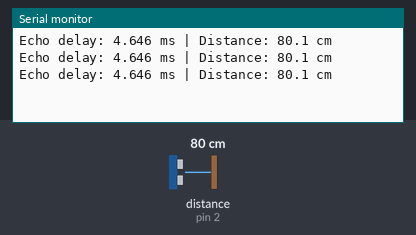
Bench run of a program on a simulated Arduino Uno, built with avr-gcc and run on an emulated ATmega328P. Parts: the last lines printed to the serial monitor. Wiring (inferred from the names in the program): ultrasonic range finder: trigger pin 4; echo pin 2. The inputs (shaded band) are chosen by the test bench; at power-on: distance to the obstacle (sensor on pin 2) 80 cm. The echo pulse lasts 58.3 µs per cm.

Above: at 1.3 s.
1.4 s: distance to the obstacle (sensor on pin 2) set to 2 cm
At 1.9 s:
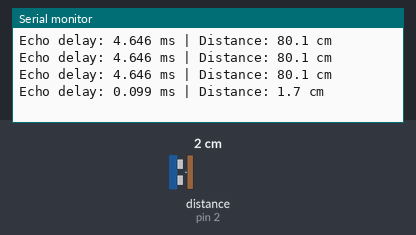
2.9 s: distance to the obstacle (sensor on pin 2) set to 4 cm
At 3.4 s:
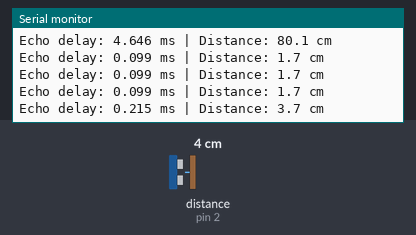
Timing chart, 0 to 5.9 s (numbered marks = the images above; inputs shaded):
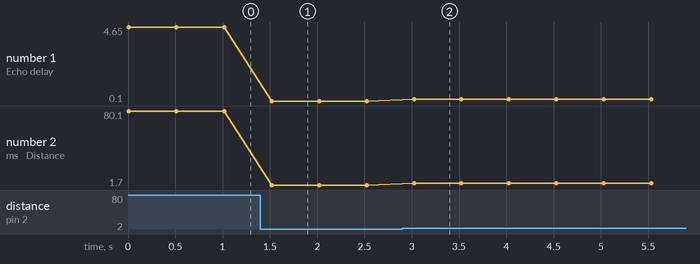

Measured:
- after the input at 1.4 s, the serial monitor: prints a new line after 0.12 s (image 1)
- after the input at 2.9 s, the serial monitor: prints a new line after 0.12 s (image 2)
- plotted number 1: 4.65 → 0.1 after the input at 1.4 s, 0.1 → 0.21 after the input at 2.9 s
- plotted number 2: 80.1 → 1.7 after the input at 1.4 s, 1.7 → 3.7 after the input at 2.9 s

The program:

main.cpp
```cpp
#include <Arduino.h>

#include "ultrasonic_math.h"

// HC-SR04 connections: Trigger is an Arduino output; Echo is an input.
const uint8_t ECHO_PIN = 2;
const uint8_t TRIGGER_PIN = 4;

const unsigned long SERIAL_BAUD = 9600;
const unsigned long REPORT_DELAY_MS = 500;
const unsigned int TRIGGER_SETTLE_US = 2;
const unsigned int TRIGGER_PULSE_US = 10;

void startUltrasonicMeasurement() {
	// Start from LOW, then send the sensor's required 10 us HIGH pulse.
	digitalWrite(TRIGGER_PIN, LOW);
	delayMicroseconds(TRIGGER_SETTLE_US);
	digitalWrite(TRIGGER_PIN, HIGH);
	delayMicroseconds(TRIGGER_PULSE_US);
	digitalWrite(TRIGGER_PIN, LOW);
}

void setup() {
	// Set the output latch LOW before enabling D4 as an output.
	digitalWrite(TRIGGER_PIN, LOW);
	pinMode(TRIGGER_PIN, OUTPUT);
	pinMode(ECHO_PIN, INPUT);

	Serial.begin(SERIAL_BAUD);
}

void loop() {
	startUltrasonicMeasurement();

	// pulseIn blocks here until Echo finishes or the explicit 25 ms timeout
	// expires. Zero means that no complete Echo pulse was measured in time.
	const uint32_t echoDurationUs = pulseIn(ECHO_PIN, HIGH, ECHO_TIMEOUT_US);

	if (isValidEchoDuration(echoDurationUs)) {
		Serial.print("Echo delay: ");
		Serial.print(roundTripMilliseconds(echoDurationUs), 3);
		Serial.print(" ms | Distance: ");
		Serial.print(distanceCentimeters(echoDurationUs), 1);
		Serial.println(" cm");
	} else {
		Serial.print("Echo: invalid/no echo within ");
		Serial.print(roundTripMilliseconds(ECHO_TIMEOUT_US), 3);
		Serial.println(" ms");
	}

	// This deliberate foreground wait makes lesson 07 a blocking baseline.
	delay(REPORT_DELAY_MS);
}
```

ultrasonic_math.h
```cpp
#pragma once

#include <stdint.h>

// The HC-SR04 data sheet describes a 4 m maximum range. At the commonly
// documented conversion of 58 microseconds per centimeter, that is 23,200 us.
constexpr uint32_t HC_SR04_MAX_RANGE_ECHO_US = 23200UL;

// Allow a little margin beyond the advertised maximum without accepting the
// Arduino pulseIn() default wait of one second.
constexpr uint32_t ECHO_TIMEOUT_US = 25000UL;
constexpr float MICROSECONDS_PER_MILLISECOND = 1000.0F;
constexpr float ECHO_MICROSECONDS_PER_CENTIMETER = 58.0F;

inline bool isValidEchoDuration(uint32_t echoDurationUs) {
	return echoDurationUs > 0 && echoDurationUs <= ECHO_TIMEOUT_US;
}

inline float roundTripMilliseconds(uint32_t echoDurationUs) {
	return echoDurationUs / MICROSECONDS_PER_MILLISECOND;
}

inline float distanceCentimeters(uint32_t echoDurationUs) {
	return echoDurationUs / ECHO_MICROSECONDS_PER_CENTIMETER;
}
```
